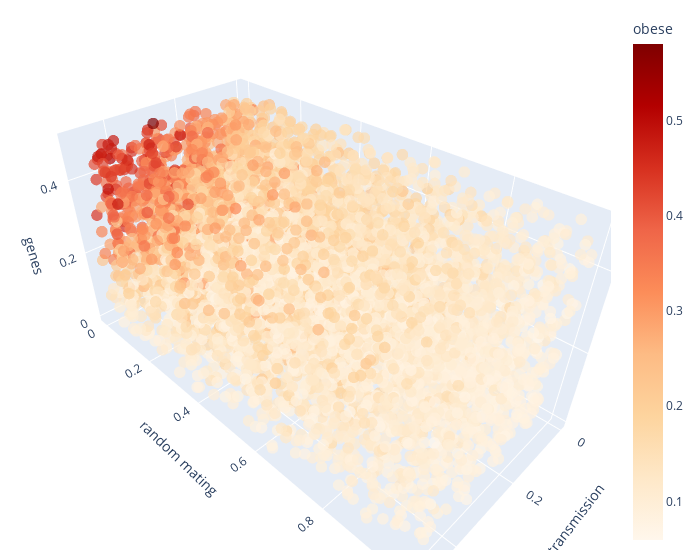

The notebook cell this image was saved under:
### Markdown cell above
## Obesity

### Code cell
ef = Sensitivity(problem, df['g4'], X)
ef.score('efast')
ef.plot(save=True, filepath= plots_path + 'snp-vt-efast-prop-obese.pdf',
    move=True, moving_path= '../manuscript/plots/')
ef.plot3D(labels={'outcome':'obese', 'y':'random mating', 'x':'vertical transmission', 'z':'genes'})

### Figure 1 — Plotly figure (JSON) as saved in the notebook; plotly's stock layout.template omitted (floating-point values rounded to 4 significant figures; data arrays with more than 128 entries replaced by an {"elided": "..."} marker saying what was removed)
{"data": [{"hovertemplate": "p_vertical_trans_variance=%{x}<br>p_random_mating=%{y}<br>p_genetic_variance=%{z}<br>g4=%{marker.color}<extra></extra>", "legendgroup": "", "marker": {"color": {"elided": "6000 float values"}, "coloraxis": "coloraxis", "opacity": 0.7, "size": 4, "symbol": "circle"}, "mode": "markers", "name": "", "scene": "scene", "showlegend": false, "type": "scatter3d", "x": {"elided": "6000 float values"}, "y": {"elided": "6000 float values"}, "z": {"elided": "6000 float values"}}], "layout": {"coloraxis": {"colorbar": {"title": {"text": "obese"}}, "colorscale": [[0, "rgb(255,247,236)"], [0.125, "rgb(254,232,200)"], [0.25, "rgb(253,212,158)"], [0.375, "rgb(253,187,132)"], [0.5, "rgb(252,141,89)"], [0.625, "rgb(239,101,72)"], [0.75, "rgb(215,48,31)"], [0.875, "rgb(179,0,0)"], [1, "rgb(127,0,0)"]]}, "legend": {"tracegroupgap": 0}, "margin": {"b": 10, "l": 10, "r": 20, "t": 10}, "scene": {"domain": {"x": [0, 1], "y": [0, 1]}, "xaxis": {"title": {"text": "vertical transmission"}}, "yaxis": {"title": {"text": "random mating"}}, "zaxis": {"title": {"text": "genes"}}}, "width": 700}}
